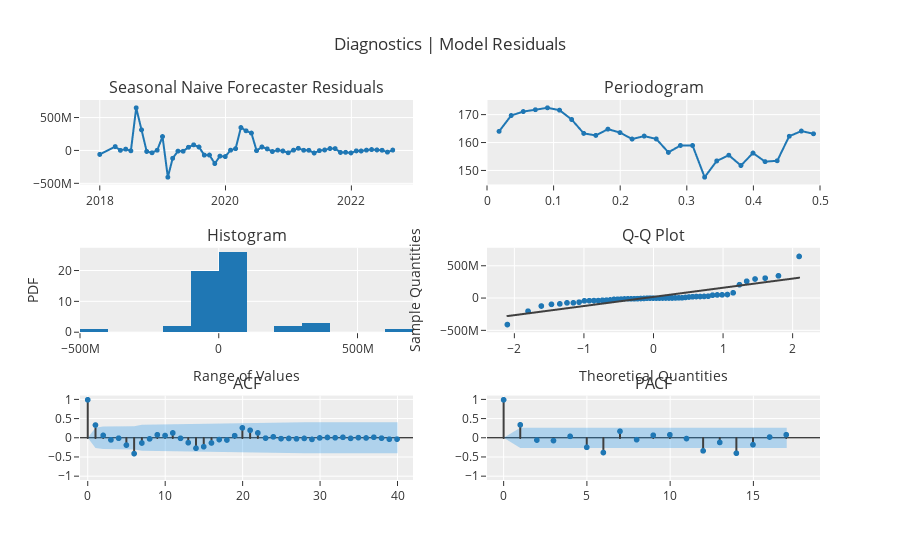

Notebook code for this chart:
### Code cell
plot_model(best, plot = 'diagnostics')

### Figure 1 — Plotly figure (JSON) as saved in the notebook; plotly's stock layout.template omitted (floating-point values rounded to 4 significant figures)
{"data": [{"line": {"color": "rgb(31, 119, 180)", "width": 2}, "marker": {"color": "rgb(31, 119, 180)", "size": 5}, "mode": "lines+markers", "name": "Seasonal Naive Forecaster", "showlegend": false, "type": "scattergl", "x": ["2018-01-01T00:00:00", "2018-04-01T00:00:00", "2018-05-01T00:00:00", "2018-06-01T00:00:00", "2018-07-01T00:00:00", "2018-08-01T00:00:00", "2018-09-01T00:00:00", "2018-10-01T00:00:00", "2018-11-01T00:00:00", "2018-12-01T00:00:00", "2019-01-01T00:00:00", "2019-02-01T00:00:00", "2019-03-01T00:00:00", "2019-04-01T00:00:00", "2019-05-01T00:00:00", "2019-06-01T00:00:00", "2019-07-01T00:00:00", "2019-08-01T00:00:00", "2019-09-01T00:00:00", "2019-10-01T00:00:00", "2019-11-01T00:00:00", "2019-12-01T00:00:00", "2020-01-01T00:00:00", "2020-02-01T00:00:00", "2020-03-01T00:00:00", "2020-04-01T00:00:00", "2020-05-01T00:00:00", "2020-06-01T00:00:00", "2020-07-01T00:00:00", "2020-08-01T00:00:00", "2020-09-01T00:00:00", "2020-10-01T00:00:00", "2020-11-01T00:00:00", "2020-12-01T00:00:00", "2021-01-01T00:00:00", "2021-02-01T00:00:00", "2021-03-01T00:00:00", "2021-04-01T00:00:00", "2021-05-01T00:00:00", "2021-06-01T00:00:00", "2021-07-01T00:00:00", "2021-08-01T00:00:00", "2021-09-01T00:00:00", "2021-10-01T00:00:00", "2021-11-01T00:00:00", "2021-12-01T00:00:00", "2022-01-01T00:00:00", "2022-02-01T00:00:00", "2022-03-01T00:00:00", "2022-04-01T00:00:00", "2022-05-01T00:00:00", "2022-06-01T00:00:00", "2022-07-01T00:00:00", "2022-08-01T00:00:00", "2022-09-01T00:00:00"], "xaxis": "x", "y": [-57325910, 61992674, 4670321, 23572778, -2425891, 654879582, 317448068, -12033089, -32479596, 6334606, 215391394, -405421609, -116791159, -6854856, -8973196, 52273416, 88785448, 55920229, -67892882, -67130265, -197333973, -83356777, -90601150, 7464016, 30758739, 352952420, 303514661, 268643412, 423652, 56931388, 27108998, -13365591, 8154544, -4518527, -32156646, 7922381, 36120224, 6251233, 5929490, -36031277, 795599, 10542560, 32263575, 31515014, -27308074, -25129639, -34488644, -3473618, -4937130, 8035295, 16845952, 10856784, 6190491, -22123715, 8778778], "yaxis": "y"}, {"hoverinfo": "text", "hovertext": ["Freq: 0.0182<br>Ampl: 164.1246<br>Time period: 55.0", "Freq: 0.0364<br>Ampl: 169.8281<br>Time period: 27.5", "Freq: 0.0545<br>Ampl: 171.257<br>Time period: 18.3333", "Freq: 0.0727<br>Ampl: 171.9127<br>Time period: 13.75", "Freq: 0.0909<br>Ampl: 172.606<br>Time period: 11.0", "Freq: 0.1091<br>Ampl: 171.7577<br>Time period: 9.1667", "Freq: 0.1273<br>Ampl: 168.3912<br>Time period: 7.8571", "Freq: 0.1455<br>Ampl: 163.3977<br>Time period: 6.875", "Freq: 0.1636<br>Ampl: 162.6753<br>Time period: 6.1111", "Freq: 0.1818<br>Ampl: 164.9281<br>Time period: 5.5", "Freq: 0.2<br>Ampl: 163.6782<br>Time period: 5.0", "Freq: 0.2182<br>Ampl: 161.3499<br>Time period: 4.5833", "Freq: 0.2364<br>Ampl: 162.4192<br>Time period: 4.2308", "Freq: 0.2545<br>Ampl: 161.3991<br>Time period: 3.9286", "Freq: 0.2727<br>Ampl: 156.555<br>Time period: 3.6667", "Freq: 0.2909<br>Ampl: 159.0462<br>Time period: 3.4375", "Freq: 0.3091<br>Ampl: 159.0347<br>Time period: 3.2353", "Freq: 0.3273<br>Ampl: 147.6187<br>Time period: 3.0556", "Freq: 0.3455<br>Ampl: 153.4763<br>Time period: 2.8947", "Freq: 0.3636<br>Ampl: 155.5334<br>Time period: 2.75", "Freq: 0.3818<br>Ampl: 151.8223<br>Time period: 2.619", "Freq: 0.4<br>Ampl: 156.3119<br>Time period: 2.5", "Freq: 0.4182<br>Ampl: 153.2218<br>Time period: 2.3913", "Freq: 0.4364<br>Ampl: 153.5308<br>Time period: 2.2917", "Freq: 0.4545<br>Ampl: 162.3662<br>Time period: 2.2", "Freq: 0.4727<br>Ampl: 164.2317<br>Time period: 2.1154", "Freq: 0.4909<br>Ampl: 163.2542<br>Time period: 2.037"], "line": {"color": "#1f77b4", "width": 2}, "marker": {"size": 5}, "mode": "lines+markers", "name": "Seasonal Naive Forecaster", "showlegend": false, "type": "scattergl", "x": [0.01818, 0.03636, 0.05455, 0.07273, 0.09091, 0.1091, 0.1273, 0.1455, 0.1636, 0.1818, 0.2, 0.2182, 0.2364, 0.2545, 0.2727, 0.2909, 0.3091, 0.3273, 0.3455, 0.3636, 0.3818, 0.4, 0.4182, 0.4364, 0.4545, 0.4727, 0.4909], "xaxis": "x2", "y": [164.1, 169.8, 171.3, 171.9, 172.6, 171.8, 168.4, 163.4, 162.7, 164.9, 163.7, 161.3, 162.4, 161.4, 156.6, 159.0, 159.0, 147.6, 153.5, 155.5, 151.8, 156.3, 153.2, 153.5, 162.4, 164.2, 163.3], "yaxis": "y2"}, {"alignmentgroup": "True", "bingroup": "x", "hovertemplate": "variable=Seasonal Naive Forecaster<br>value=%{x}<br>count=%{y}<extra></extra>", "legendgroup": "Seasonal Naive Forecaster", "marker": {"color": "#1f77b4", "pattern": {"shape": ""}}, "name": "Seasonal Naive Forecaster", "offsetgroup": "Seasonal Naive Forecaster", "orientation": "v", "showlegend": false, "type": "histogram", "x": [-57325910, 61992674, 4670321, 23572778, -2425891, 654879582, 317448068, -12033089, -32479596, 6334606, 215391394, -405421609, -116791159, -6854856, -8973196, 52273416, 88785448, 55920229, -67892882, -67130265, -197333973, -83356777, -90601150, 7464016, 30758739, 352952420, 303514661, 268643412, 423652, 56931388, 27108998, -13365591, 8154544, -4518527, -32156646, 7922381, 36120224, 6251233, 5929490, -36031277, 795599, 10542560, 32263575, 31515014, -27308074, -25129639, -34488644, -3473618, -4937130, 8035295, 16845952, 10856784, 6190491, -22123715, 8778778], "xaxis": "x3", "yaxis": "y3"}, {"marker": {"color": "#1f77b4"}, "mode": "markers", "name": "Seasonal Naive Forecaster", "showlegend": false, "type": "scattergl", "x": [-2.1, -1.803, -1.611, -1.465, -1.345, -1.242, -1.15, -1.068, -0.9915, -0.9208, -0.8544, -0.7916, -0.7318, -0.6745, -0.6193, -0.5659, -0.5142, -0.4637, -0.4144, -0.3661, -0.3186, -0.2719, -0.2257, -0.18, -0.1347, -0.08964, -0.04478, 0, 0.04478, 0.08964, 0.1347, 0.18, 0.2257, 0.2719, 0.3186, 0.3661, 0.4144, 0.4637, 0.5142, 0.5659, 0.6193, 0.6745, 0.7318, 0.7916, 0.8544, 0.9208, 0.9915, 1.068, 1.15, 1.242, 1.345, 1.465, 1.611, 1.803, 2.1], "xaxis": "x4", "y": [-405421609, -197333973, -116791159, -90601150, -83356777, -67892882, -67130265, -57325910, -36031277, -34488644, -32479596, -32156646, -27308074, -25129639, -22123715, -13365591, -12033089, -8973196, -6854856, -4937130, -4518527, -3473618, -2425891, 423652, 795599, 4670321, 5929490, 6190491, 6251233, 6334606, 7464016, 7922381, 8035295, 8154544, 8778778, 10542560, 10856784, 16845952, 23572778, 27108998, 30758739, 31515014, 32263575, 36120224, 52273416, 55920229, 56931388, 61992674, 88785448, 215391394, 268643412, 303514661, 317448068, 352952420, 654879582], "yaxis": "y4"}, {"line": {"color": "#3f3f3f"}, "mode": "lines", "name": "Seasonal Naive Forecaster", "showlegend": false, "type": "scattergl", "x": [-2.1, -1.803, -1.611, -1.465, -1.345, -1.242, -1.15, -1.068, -0.9915, -0.9208, -0.8544, -0.7916, -0.7318, -0.6745, -0.6193, -0.5659, -0.5142, -0.4637, -0.4144, -0.3661, -0.3186, -0.2719, -0.2257, -0.18, -0.1347, -0.08964, -0.04478, 0, 0.04478, 0.08964, 0.1347, 0.18, 0.2257, 0.2719, 0.3186, 0.3661, 0.4144, 0.4637, 0.5142, 0.5659, 0.6193, 0.6745, 0.7318, 0.7916, 0.8544, 0.9208, 0.9915, 1.068, 1.15, 1.242, 1.345, 1.465, 1.611, 1.803, 2.1], "xaxis": "x4", "y": [-273500000.0, -231200000.0, -204000000.0, -183300000.0, -166200000.0, -151600000.0, -138600000.0, -126800000.0, -116000000.0, -105900000.0, -96520000.0, -87600000.0, -79100000.0, -70950000.0, -63120000.0, -55540000.0, -48180000.0, -41010000.0, -34010000.0, -27150000.0, -20410000.0, -13760000.0, -7205000.0, -714100.0, 5724000.0, 12120000.0, 18500000.0, 24860000.0, 31220000.0, 37590000.0, 43990000.0, 50430000.0, 56920000.0, 63480000.0, 70120000.0, 76860000.0, 83720000.0, 90730000.0, 97890000.0, 105200000.0, 112800000.0, 120700000.0, 128800000.0, 137300000.0, 146200000.0, 155700000.0, 165700000.0, 176500000.0, 188300000.0, 201300000.0, 215900000.0, 233000000.0, 253700000.0, 280900000.0, 323200000.0], "yaxis": "y4"}, {"line": {"color": "#3f3f3f"}, "mode": "lines", "name": "ACF", "showlegend": false, "type": "scattergl", "x": [0, 0], "xaxis": "x5", "y": [0, 1], "yaxis": "y5"}, {"line": {"color": "#3f3f3f"}, "mode": "lines", "name": "ACF", "showlegend": false, "type": "scattergl", "x": [1, 1], "xaxis": "x5", "y": [0, 0.3385], "yaxis": "y5"}, {"line": {"color": "#3f3f3f"}, "mode": "lines", "name": "ACF", "showlegend": false, "type": "scattergl", "x": [2, 2], "xaxis": "x5", "y": [0, 0.06887], "yaxis": "y5"}, {"line": {"color": "#3f3f3f"}, "mode": "lines", "name": "ACF", "showlegend": false, "type": "scattergl", "x": [3, 3], "xaxis": "x5", "y": [0, -0.04975], "yaxis": "y5"}, {"line": {"color": "#3f3f3f"}, "mode": "lines", "name": "ACF", "showlegend": false, "type": "scattergl", "x": [4, 4], "xaxis": "x5", "y": [0, -0.005832], "yaxis": "y5"}, {"line": {"color": "#3f3f3f"}, "mode": "lines", "name": "ACF", "showlegend": false, "type": "scattergl", "x": [5, 5], "xaxis": "x5", "y": [0, -0.1862], "yaxis": "y5"}, {"line": {"color": "#3f3f3f"}, "mode": "lines", "name": "ACF", "showlegend": false, "type": "scattergl", "x": [6, 6], "xaxis": "x5", "y": [0, -0.4092], "yaxis": "y5"}, {"line": {"color": "#3f3f3f"}, "mode": "lines", "name": "ACF", "showlegend": false, "type": "scattergl", "x": [7, 7], "xaxis": "x5", "y": [0, -0.1312], "yaxis": "y5"}, {"line": {"color": "#3f3f3f"}, "mode": "lines", "name": "ACF", "showlegend": false, "type": "scattergl", "x": [8, 8], "xaxis": "x5", "y": [0, -0.0229], "yaxis": "y5"}, {"line": {"color": "#3f3f3f"}, "mode": "lines", "name": "ACF", "showlegend": false, "type": "scattergl", "x": [9, 9], "xaxis": "x5", "y": [0, 0.0845], "yaxis": "y5"}, {"line": {"color": "#3f3f3f"}, "mode": "lines", "name": "ACF", "showlegend": false, "type": "scattergl", "x": [10, 10], "xaxis": "x5", "y": [0, 0.06505], "yaxis": "y5"}, {"line": {"color": "#3f3f3f"}, "mode": "lines", "name": "ACF", "showlegend": false, "type": "scattergl", "x": [11, 11], "xaxis": "x5", "y": [0, 0.1325], "yaxis": "y5"}, {"line": {"color": "#3f3f3f"}, "mode": "lines", "name": "ACF", "showlegend": false, "type": "scattergl", "x": [12, 12], "xaxis": "x5", "y": [0, -0.009129], "yaxis": "y5"}, {"line": {"color": "#3f3f3f"}, "mode": "lines", "name": "ACF", "showlegend": false, "type": "scattergl", "x": [13, 13], "xaxis": "x5", "y": [0, -0.123], "yaxis": "y5"}, {"line": {"color": "#3f3f3f"}, "mode": "lines", "name": "ACF", "showlegend": false, "type": "scattergl", "x": [14, 14], "xaxis": "x5", "y": [0, -0.2674], "yaxis": "y5"}, {"line": {"color": "#3f3f3f"}, "mode": "lines", "name": "ACF", "showlegend": false, "type": "scattergl", "x": [15, 15], "xaxis": "x5", "y": [0, -0.2272], "yaxis": "y5"}, {"line": {"color": "#3f3f3f"}, "mode": "lines", "name": "ACF", "showlegend": false, "type": "scattergl", "x": [16, 16], "xaxis": "x5", "y": [0, -0.1302], "yaxis": "y5"}, {"line": {"color": "#3f3f3f"}, "mode": "lines", "name": "ACF", "showlegend": false, "type": "scattergl", "x": [17, 17], "xaxis": "x5", "y": [0, -0.0414], "yaxis": "y5"}, {"line": {"color": "#3f3f3f"}, "mode": "lines", "name": "ACF", "showlegend": false, "type": "scattergl", "x": [18, 18], "xaxis": "x5", "y": [0, -0.0527], "yaxis": "y5"}, {"line": {"color": "#3f3f3f"}, "mode": "lines", "name": "ACF", "showlegend": false, "type": "scattergl", "x": [19, 19], "xaxis": "x5", "y": [0, 0.06055], "yaxis": "y5"}, {"line": {"color": "#3f3f3f"}, "mode": "lines", "name": "ACF", "showlegend": false, "type": "scattergl", "x": [20, 20], "xaxis": "x5", "y": [0, 0.2656], "yaxis": "y5"}, {"line": {"color": "#3f3f3f"}, "mode": "lines", "name": "ACF", "showlegend": false, "type": "scattergl", "x": [21, 21], "xaxis": "x5", "y": [0, 0.2022], "yaxis": "y5"}, {"line": {"color": "#3f3f3f"}, "mode": "lines", "name": "ACF", "showlegend": false, "type": "scattergl", "x": [22, 22], "xaxis": "x5", "y": [0, 0.1337], "yaxis": "y5"}, {"line": {"color": "#3f3f3f"}, "mode": "lines", "name": "ACF", "showlegend": false, "type": "scattergl", "x": [23, 23], "xaxis": "x5", "y": [0, -0.003463], "yaxis": "y5"}, {"line": {"color": "#3f3f3f"}, "mode": "lines", "name": "ACF", "showlegend": false, "type": "scattergl", "x": [24, 24], "xaxis": "x5", "y": [0, 0.02994], "yaxis": "y5"}, {"line": {"color": "#3f3f3f"}, "mode": "lines", "name": "ACF", "showlegend": false, "type": "scattergl", "x": [25, 25], "xaxis": "x5", "y": [0, -0.01618], "yaxis": "y5"}, {"line": {"color": "#3f3f3f"}, "mode": "lines", "name": "ACF", "showlegend": false, "type": "scattergl", "x": [26, 26], "xaxis": "x5", "y": [0, -0.01205], "yaxis": "y5"}, {"line": {"color": "#3f3f3f"}, "mode": "lines", "name": "ACF", "showlegend": false, "type": "scattergl", "x": [27, 27], "xaxis": "x5", "y": [0, -0.02239], "yaxis": "y5"}, {"line": {"color": "#3f3f3f"}, "mode": "lines", "name": "ACF", "showlegend": false, "type": "scattergl", "x": [28, 28], "xaxis": "x5", "y": [0, -0.01081], "yaxis": "y5"}, {"line": {"color": "#3f3f3f"}, "mode": "lines", "name": "ACF", "showlegend": false, "type": "scattergl", "x": [29, 29], "xaxis": "x5", "y": [0, -0.0366], "yaxis": "y5"}, {"line": {"color": "#3f3f3f"}, "mode": "lines", "name": "ACF", "showlegend": false, "type": "scattergl", "x": [30, 30], "xaxis": "x5", "y": [0, 0.002135], "yaxis": "y5"}, {"line": {"color": "#3f3f3f"}, "mode": "lines", "name": "ACF", "showlegend": false, "type": "scattergl", "x": [31, 31], "xaxis": "x5", "y": [0, 0.01369], "yaxis": "y5"}, {"line": {"color": "#3f3f3f"}, "mode": "lines", "name": "ACF", "showlegend": false, "type": "scattergl", "x": [32, 32], "xaxis": "x5", "y": [0, 0.006506], "yaxis": "y5"}, {"line": {"color": "#3f3f3f"}, "mode": "lines", "name": "ACF", "showlegend": false, "type": "scattergl", "x": [33, 33], "xaxis": "x5", "y": [0, 0.01771], "yaxis": "y5"}, {"line": {"color": "#3f3f3f"}, "mode": "lines", "name": "ACF", "showlegend": false, "type": "scattergl", "x": [34, 34], "xaxis": "x5", "y": [0, -0.009869], "yaxis": "y5"}, {"line": {"color": "#3f3f3f"}, "mode": "lines", "name": "ACF", "showlegend": false, "type": "scattergl", "x": [35, 35], "xaxis": "x5", "y": [0, 0.009474], "yaxis": "y5"}, {"line": {"color": "#3f3f3f"}, "mode": "lines", "name": "ACF", "showlegend": false, "type": "scattergl", "x": [36, 36], "xaxis": "x5", "y": [0, 0.0006147], "yaxis": "y5"}, {"line": {"color": "#3f3f3f"}, "mode": "lines", "name": "ACF", "showlegend": false, "type": "scattergl", "x": [37, 37], "xaxis": "x5", "y": [0, 0.01937], "yaxis": "y5"}, {"line": {"color": "#3f3f3f"}, "mode": "lines", "name": "ACF", "showlegend": false, "type": "scattergl", "x": [38, 38], "xaxis": "x5", "y": [0, -0.003825], "yaxis": "y5"}, {"line": {"color": "#3f3f3f"}, "mode": "lines", "name": "ACF", "showlegend": false, "type": "scattergl", "x": [39, 39], "xaxis": "x5", "y": [0, -0.03149], "yaxis": "y5"}, {"line": {"color": "#3f3f3f"}, "mode": "lines", "name": "ACF", "showlegend": false, "type": "scattergl", "x": [40, 40], "xaxis": "x5", "y": [0, -0.03055], "yaxis": "y5"}, {"marker": {"color": "#1f77b4", "size": 6}, "mode": "markers", "name": "ACF", "showlegend": false, "type": "scattergl", "x": [0, 1, 2, 3, 4, 5, 6, 7, 8, 9, 10, 11, 12, 13, 14, 15, 16, 17, 18, 19, 20, 21, 22, 23, 24, 25, 26, 27, 28, 29, 30, 31, 32, 33, 34, 35, 36, 37, 38, 39, 40], "xaxis": "x5", "y": [1, 0.3385, 0.06887, -0.04975, -0.005832, -0.1862, -0.4092, -0.1312, -0.0229, 0.0845, 0.06505, 0.1325, -0.009129, -0.123, -0.2674, -0.2272, -0.1302, -0.0414, -0.0527, 0.06055, 0.2656, 0.2022, 0.1337, -0.003463, 0.02994, -0.01618, -0.01205, -0.02239, -0.01081, -0.0366, 0.002135, 0.01369, 0.006506, 0.01771, -0.009869, 0.009474, 0.0006147, 0.01937, -0.003825, -0.03149, -0.03055], "yaxis": "y5"}, {"line": {"color": "rgba(255,255,255,0)"}, "mode": "lines", "name": "UC", "showlegend": false, "type": "scatter", "x": [0, 1, 2, 3, 4, 5, 6, 7, 8, 9, 10, 11, 12, 13, 14, 15, 16, 17, 18, 19, 20, 21, 22, 23, 24, 25, 26, 27, 28, 29, 30, 31, 32, 33, 34, 35, 36, 37, 38, 39, 40], "xaxis": "x5", "y": [0, 0.2643, 0.293, 0.2941, 0.2947, 0.2947, 0.3028, 0.3393, 0.3428, 0.3429, 0.3443, 0.3452, 0.3487, 0.3488, 0.3518, 0.3657, 0.3754, 0.3786, 0.3789, 0.3794, 0.3801, 0.3928, 0.4, 0.4031, 0.4031, 0.4033, 0.4033, 0.4034, 0.4034, 0.4035, 0.4037, 0.4037, 0.4037, 0.4037, 0.4038, 0.4038, 0.4038, 0.4038, 0.4039, 0.4039, 0.4041], "yaxis": "y5"}, {"fill": "tonexty", "fillcolor": "rgba(32, 146, 230,0.3)", "line": {"color": "rgba(255,255,255,0)"}, "mode": "lines", "name": "LC", "showlegend": false, "type": "scatter", "x": [0, 1, 2, 3, 4, 5, 6, 7, 8, 9, 10, 11, 12, 13, 14, 15, 16, 17, 18, 19, 20, 21, 22, 23, 24, 25, 26, 27, 28, 29, 30, 31, 32, 33, 34, 35, 36, 37, 38, 39, 40], "xaxis": "x5", "y": [0, -0.2643, -0.293, -0.2941, -0.2947, -0.2947, -0.3028, -0.3393, -0.3428, -0.3429, -0.3443, -0.3452, -0.3487, -0.3488, -0.3518, -0.3657, -0.3754, -0.3786, -0.3789, -0.3794, -0.3801, -0.3928, -0.4, -0.4031, -0.4031, -0.4033, -0.4033, -0.4034, -0.4034, -0.4035, -0.4037, -0.4037, -0.4037, -0.4037, -0.4038, -0.4038, -0.4038, -0.4038, -0.4039, -0.4039, -0.4041], "yaxis": "y5"}, {"line": {"color": "#3f3f3f"}, "mode": "lines", "name": "PACF", "showlegend": false, "type": "scattergl", "x": [0, 0], "xaxis": "x6", "y": [0, 1], "yaxis": "y6"}, {"line": {"color": "#3f3f3f"}, "mode": "lines", "name": "PACF", "showlegend": false, "type": "scattergl", "x": [1, 1], "xaxis": "x6", "y": [0, 0.3448], "yaxis": "y6"}, {"line": {"color": "#3f3f3f"}, "mode": "lines", "name": "PACF", "showlegend": false, "type": "scattergl", "x": [2, 2], "xaxis": "x6", "y": [0, -0.05382], "yaxis": "y6"}, {"line": {"color": "#3f3f3f"}, "mode": "lines", "name": "PACF", "showlegend": false, "type": "scattergl", "x": [3, 3], "xaxis": "x6", "y": [0, -0.06833], "yaxis": "y6"}, {"line": {"color": "#3f3f3f"}, "mode": "lines", "name": "PACF", "showlegend": false, "type": "scattergl", "x": [4, 4], "xaxis": "x6", "y": [0, 0.04376], "yaxis": "y6"}, {"line": {"color": "#3f3f3f"}, "mode": "lines", "name": "PACF", "showlegend": false, "type": "scattergl", "x": [5, 5], "xaxis": "x6", "y": [0, -0.2441], "yaxis": "y6"}, {"line": {"color": "#3f3f3f"}, "mode": "lines", "name": "PACF", "showlegend": false, "type": "scattergl", "x": [6, 6], "xaxis": "x6", "y": [0, -0.3816], "yaxis": "y6"}, {"line": {"color": "#3f3f3f"}, "mode": "lines", "name": "PACF", "showlegend": false, "type": "scattergl", "x": [7, 7], "xaxis": "x6", "y": [0, 0.1752], "yaxis": "y6"}, {"line": {"color": "#3f3f3f"}, "mode": "lines", "name": "PACF", "showlegend": false, "type": "scattergl", "x": [8, 8], "xaxis": "x6", "y": [0, -0.04319], "yaxis": "y6"}, {"line": {"color": "#3f3f3f"}, "mode": "lines", "name": "PACF", "showlegend": false, "type": "scattergl", "x": [9, 9], "xaxis": "x6", "y": [0, 0.07215], "yaxis": "y6"}, {"line": {"color": "#3f3f3f"}, "mode": "lines", "name": "PACF", "showlegend": false, "type": "scattergl", "x": [10, 10], "xaxis": "x6", "y": [0, 0.08443], "yaxis": "y6"}, {"line": {"color": "#3f3f3f"}, "mode": "lines", "name": "PACF", "showlegend": false, "type": "scattergl", "x": [11, 11], "xaxis": "x6", "y": [0, -0.01511], "yaxis": "y6"}, {"line": {"color": "#3f3f3f"}, "mode": "lines", "name": "PACF", "showlegend": false, "type": "scattergl", "x": [12, 12], "xaxis": "x6", "y": [0, -0.336], "yaxis": "y6"}, {"line": {"color": "#3f3f3f"}, "mode": "lines", "name": "PACF", "showlegend": false, "type": "scattergl", "x": [13, 13], "xaxis": "x6", "y": [0, -0.1163], "yaxis": "y6"}, {"line": {"color": "#3f3f3f"}, "mode": "lines", "name": "PACF", "showlegend": false, "type": "scattergl", "x": [14, 14], "xaxis": "x6", "y": [0, -0.3988], "yaxis": "y6"}, {"line": {"color": "#3f3f3f"}, "mode": "lines", "name": "PACF", "showlegend": false, "type": "scattergl", "x": [15, 15], "xaxis": "x6", "y": [0, -0.1749], "yaxis": "y6"}, {"line": {"color": "#3f3f3f"}, "mode": "lines", "name": "PACF", "showlegend": false, "type": "scattergl", "x": [16, 16], "xaxis": "x6", "y": [0, 0.02434], "yaxis": "y6"}, {"line": {"color": "#3f3f3f"}, "mode": "lines", "name": "PACF", "showlegend": false, "type": "scattergl", "x": [17, 17], "xaxis": "x6", "y": [0, 0.08505], "yaxis": "y6"}, {"marker": {"color": "#1f77b4", "size": 6}, "mode": "markers", "name": "PACF", "showlegend": false, "type": "scattergl", "x": [0, 1, 2, 3, 4, 5, 6, 7, 8, 9, 10, 11, 12, 13, 14, 15, 16, 17], "xaxis": "x6", "y": [1, 0.3448, -0.05382, -0.06833, 0.04376, -0.2441, -0.3816, 0.1752, -0.04319, 0.07215, 0.08443, -0.01511, -0.336, -0.1163, -0.3988, -0.1749, 0.02434, 0.08505], "yaxis": "y6"}, {"line": {"color": "rgba(255,255,255,0)"}, "mode": "lines", "name": "UC", "showlegend": false, "type": "scatter", "x": [0, 1, 2, 3, 4, 5, 6, 7, 8, 9, 10, 11, 12, 13, 14, 15, 16, 17], "xaxis": "x6", "y": [0, 0.2643, 0.2643, 0.2643, 0.2643, 0.2643, 0.2643, 0.2643, 0.2643, 0.2643, 0.2643, 0.2643, 0.2643, 0.2643, 0.2643, 0.2643, 0.2643, 0.2643], "yaxis": "y6"}, {"fill": "tonexty", "fillcolor": "rgba(32, 146, 230,0.3)", "line": {"color": "rgba(255,255,255,0)"}, "mode": "lines", "name": "LC", "showlegend": false, "type": "scatter", "x": [0, 1, 2, 3, 4, 5, 6, 7, 8, 9, 10, 11, 12, 13, 14, 15, 16, 17], "xaxis": "x6", "y": [0, -0.2643, -0.2643, -0.2643, -0.2643, -0.2643, -0.2643, -0.2643, -0.2643, -0.2643, -0.2643, -0.2643, -0.2643, -0.2643, -0.2643, -0.2643, -0.2643, -0.2643], "yaxis": "y6"}], "layout": {"annotations": [{"font": {"size": 16}, "showarrow": false, "text": "Seasonal Naive Forecaster Residuals", "x": 0.225, "xanchor": "center", "xref": "paper", "y": 1.0, "yanchor": "bottom", "yref": "paper"}, {"font": {"size": 16}, "showarrow": false, "text": "Periodogram", "x": 0.775, "xanchor": "center", "xref": "paper", "y": 1.0, "yanchor": "bottom", "yref": "paper"}, {"font": {"size": 16}, "showarrow": false, "text": "Histogram", "x": 0.225, "xanchor": "center", "xref": "paper", "y": 0.6111, "yanchor": "bottom", "yref": "paper"}, {"font": {"size": 16}, "showarrow": false, "text": "Q-Q Plot", "x": 0.775, "xanchor": "center", "xref": "paper", "y": 0.6111, "yanchor": "bottom", "yref": "paper"}, {"font": {"size": 16}, "showarrow": false, "text": "ACF", "x": 0.225, "xanchor": "center", "xref": "paper", "y": 0.2222, "yanchor": "bottom", "yref": "paper"}, {"font": {"size": 16}, "showarrow": false, "text": "PACF", "x": 0.775, "xanchor": "center", "xref": "paper", "y": 0.2222, "yanchor": "bottom", "yref": "paper"}], "showlegend": false, "title": {"text": "Diagnostics | Model Residuals"}, "xaxis": {"anchor": "y", "domain": [0, 0.45]}, "xaxis2": {"anchor": "y2", "domain": [0.55, 1], "range": [0, 0.5]}, "xaxis3": {"anchor": "y3", "domain": [0, 0.45], "title": {"text": "Range of Values"}}, "xaxis4": {"anchor": "y4", "domain": [0.55, 1], "title": {"text": "Theoretical Quantities"}}, "xaxis5": {"anchor": "y5", "domain": [0, 0.45], "range": [-1, 42]}, "xaxis6": {"anchor": "y6", "domain": [0.55, 1], "range": [-1, 19]}, "yaxis": {"anchor": "x", "domain": [0.7778, 1]}, "yaxis2": {"anchor": "x2", "domain": [0.7778, 1]}, "yaxis3": {"anchor": "x3", "domain": [0.3889, 0.6111], "title": {"text": "PDF"}}, "yaxis4": {"anchor": "x4", "domain": [0.3889, 0.6111], "title": {"text": "Sample Quantities"}}, "yaxis5": {"anchor": "x5", "domain": [0, 0.2222], "range": [-1.1, 1.1], "zerolinecolor": "#000000"}, "yaxis6": {"anchor": "x6", "domain": [0, 0.2222], "range": [-1.1, 1.1], "zerolinecolor": "#000000"}}}
